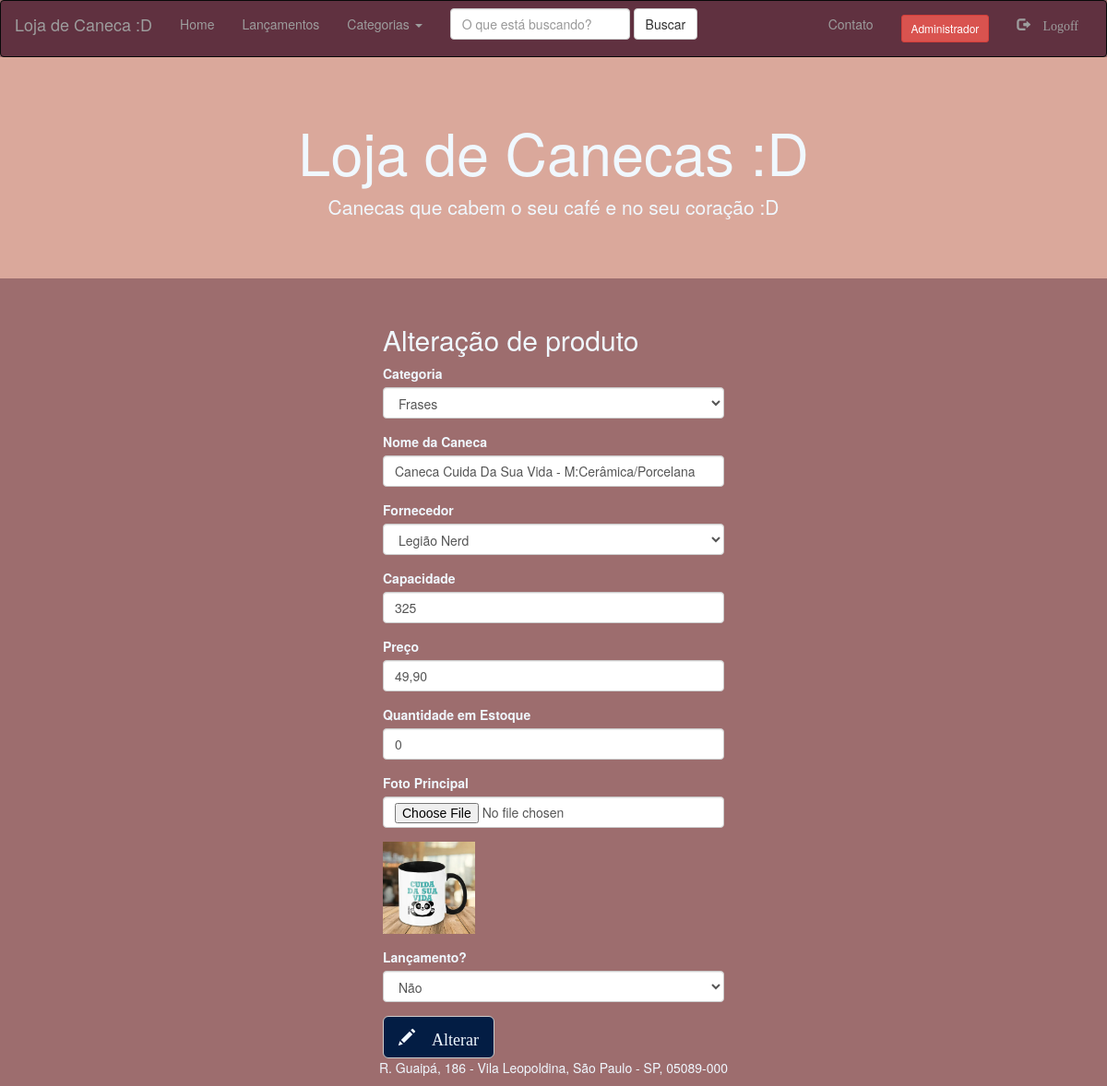
/frmAlterar.php?id=12&id2=2&id3=4 (signed in), run on the app's committed database.
### tables this page shows
CREATE TABLE tbCaneca (
	CodCaneca int PRIMARY KEY auto_increment,
    DescCaneca text,
    ImageCaneca varchar(255) not null,
    CodCategoria int not null,
    CodFornecedor int not null,
    Capacidade decimal(3,0) not null,
    QtdEstoque int not null,
    Preco decimal (6,2),
    SgLancamento enum('S','N') not null,
    CONSTRAINT fk_cat FOREIGN KEY (CodCategoria) REFERENCES tbCategorias (CodCategoria),
    CONSTRAINT fk_Fornecedor FOREIGN KEY (CodFornecedor) REFERENCES tbFornecedor (CodFornecedor)
)
default;

### frmAlterar.php (the view, shortened to what this page needs)
<!doctype html>
<html>
<head>
<link rel="stylesheet" href="https://maxcdn.bootstrapcdn.com/bootstrap/3.3.7/css/bootstrap.min.css">
</head>
<body style="background-color: #9D6D6E">
<?php
	$cd = $_GET['id'];
	$cd2 = $_GET['id2'];
	$cd3 = $_GET['id3'];
	include 'conexao.php';
	include 'nav.php';
	$consulta = $cn->query("SELECT * FROM tbCaneca WHERE CodCaneca='$cd'");
	$exibe = $consulta->fetch(PDO::FETCH_ASSOC);
	$consultaCat = $cn->query("SELECT CodCategoria, DescCategoria FROM tbCategorias where CodCategoria='$cd2' union select CodCategoria, DescCategoria FROM tbCategorias where CodCategoria !='$cd2'");
	$consultaAutor = $cn->query("SELECT CodFornecedor, Nome FROM tbFornecedor where CodFornecedor='$cd3' union select CodFornecedor, Nome FROM tbFornecedor where CodFornecedor !='$cd3'");
	?>
	<div class="container-fluid">
		<div class="row" style="color:aliceblue">
			<div class="col-sm-4 col-sm-offset-4">
				<h2>Alteração de produto</h2>
				<form method="post" action="alterarProduto.php?cd_altera=<?php echo $cd?>" name="incluiProd" enctype="multipart/form-data">
					<div class="form-group">
						<label for="sltcat">Categoria</label>
						<select class="form-control" name="sltcat">
							<?php
								while($exibecat = $consultaCat->fetch(PDO::FETCH_ASSOC)){
							?>
							<option value="<?php echo $exibecat['CodCategoria'];?>"><?php echo $exibecat['DescCategoria'];?></option>;
							<?php }	?>
						</select>
					</div>
					<div class="form-group">
						<label for="txtcaneca">Nome da Caneca</label>
						<input type="text" name="txtcaneca" value="<?php echo $exibe['DescCaneca']; ?>"  class="form-control" required id="txtcaneca">
					</div>
					<div class="form-group">
						<label for="sltfornecedor">Fornecedor</label>
						<select class="form-control" name="sltfornecedor">
							<?php
								while($exibeautor = $consultaAutor->fetch(PDO::FETCH_ASSOC)){
							?>
							<option value="<?php echo $exibeautor['CodFornecedor'];?>"><?php echo $exibeautor['Nome'];?></option>;
							<?php }	?>
						</select>
					</div>
					<div class="form-group">
					<label for="txtcapacidade">Capacidade</label>
					<input type="number" class="form-control" value="<?php echo $exibe['Capacidade']; ?>" name="txtcapacidade" required id="txtcapacidade">
					</div>
					<div class="form-group">
					<label for="preco">Preço</label>
					<input type="text" class="form-control" required name="txtpreco" value="<?php echo $exibe['Preco']; ?>" id="preco">
					</div>
					<div class="form-group">
					<label for="txtqtde">Quantidade em Estoque</label>
					<input type="number" class="form-control" name="txtqtde" value="<?php echo $exibe['QtdEstoque']; ?>" required id="txtqtde">
					</div>
					<div class="form-group">
					<label for="txtfoto1">Foto Principal</label>
					<input type="file" accept="Imagens/*" class="form-control" name="txtfoto1" id="foto1">
					</div>
					<div class="form-group">
					<img src="Imagens/<?php echo $exibe['ImageCaneca']; ?>" width="100px" >
					</div>
					<div class="form-group">
					<label for="sltlanc">Lançamento?</label>
					<select class="form-control" name="sltlanc">
					<option value="S" <?=($exibe['SgLancamento'] == 'S')?'selected':''?>>Sim</option>	<option value="N" <?=($exibe['SgLancamento'] == 'N')?'selected':''?>>Não</option>
					</select>
					</div>
					<button type="submit" class="btn btn-lg btn-default" style="background-color:#031D44; color:aliceblue">
					<span class="glyphicon glyphicon-pencil"> Alterar </span>
				</button>
				</form>
			</div>
		</div>
	</div>
</body>
</html>

### data on the page
tbcaneca: txtcaneca "Caneca Cuida Da Sua Vida - M:Cerâmica/Porcelana", txtcapacidade "325", txtpreco "49,90", txtqtde "0", ImageCaneca (picture), sltlanc "Não"

### other printed values
form field sltcat "Frases"
form field sltfornecedor "Legião Nerd"
